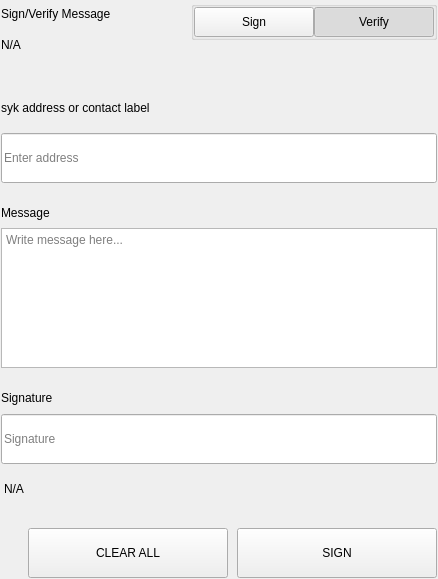
<?xml version="1.0" encoding="UTF-8"?>
<ui version="4.0">
 <class>SettingsSignMessageWidgets</class>
 <widget class="QWidget" name="SettingsSignMessageWidgets">
  <property name="geometry">
   <rect>
    <x>0</x>
    <y>0</y>
    <width>438</width>
    <height>579</height>
   </rect>
  </property>
  <property name="windowTitle">
   <string>Form</string>
  </property>
  <layout class="QVBoxLayout" name="verticalLayout">
   <property name="spacing">
    <number>0</number>
   </property>
   <property name="leftMargin">
    <number>0</number>
   </property>
   <property name="topMargin">
    <number>0</number>
   </property>
   <property name="rightMargin">
    <number>0</number>
   </property>
   <property name="bottomMargin">
    <number>0</number>
   </property>
   <item>
    <widget class="QWidget" name="left" native="true">
     <layout class="QVBoxLayout" name="verticalLayout_3">
      <property name="leftMargin">
       <number>0</number>
      </property>
      <property name="topMargin">
       <number>0</number>
      </property>
      <property name="rightMargin">
       <number>0</number>
      </property>
      <property name="bottomMargin">
       <number>0</number>
      </property>
      <item>
       <widget class="QWidget" name="container_sign" native="true">
        <layout class="QVBoxLayout" name="verticalLayout_2">
         <property name="spacing">
          <number>0</number>
         </property>
         <property name="leftMargin">
          <number>1</number>
         </property>
         <property name="topMargin">
          <number>1</number>
         </property>
         <property name="rightMargin">
          <number>1</number>
         </property>
         <property name="bottomMargin">
          <number>1</number>
         </property>
         <item>
          <layout class="QHBoxLayout" name="horizontalLayout_3" stretch="3,1">
           <property name="spacing">
            <number>40</number>
           </property>
           <item>
            <layout class="QVBoxLayout" name="verticalLayoutTitle">
             <property name="spacing">
              <number>5</number>
             </property>
             <item>
              <widget class="QLabel" name="labelTitle">
               <property name="text">
                <string>Sign/Verify Message</string>
               </property>
              </widget>
             </item>
             <item>
              <widget class="QLabel" name="labelSubtitle1">
               <property name="text">
                <string notr="true">N/A</string>
               </property>
               <property name="wordWrap">
                <bool>true</bool>
               </property>
              </widget>
             </item>
            </layout>
           </item>
           <item alignment="Qt::AlignRight|Qt::AlignTop">
            <widget class="QWidget" name="containerSwitch" native="true">
             <property name="styleSheet">
              <string notr="true">#containerSwitch{
	padding-top:9px;
}</string>
             </property>
             <layout class="QVBoxLayout" name="verticalLayout_6">
              <property name="spacing">
               <number>4</number>
              </property>
              <property name="leftMargin">
               <number>0</number>
              </property>
              <property name="topMargin">
               <number>0</number>
              </property>
              <property name="rightMargin">
               <number>0</number>
              </property>
              <property name="bottomMargin">
               <number>0</number>
              </property>
              <item alignment="Qt::AlignRight">
               <widget class="QGroupBox" name="groupBox">
                <property name="sizePolicy">
                 <sizepolicy hsizetype="Fixed" vsizetype="Preferred">
                  <horstretch>0</horstretch>
                  <verstretch>0</verstretch>
                 </sizepolicy>
                </property>
                <property name="title">
                 <string/>
                </property>
                <property name="alignment">
                 <set>Qt::AlignRight|Qt::AlignTop|Qt::AlignTrailing</set>
                </property>
                <layout class="QHBoxLayout" name="horizontalLayout_4">
                 <property name="spacing">
                  <number>0</number>
                 </property>
                 <property name="leftMargin">
                  <number>0</number>
                 </property>
                 <property name="topMargin">
                  <number>0</number>
                 </property>
                 <property name="rightMargin">
                  <number>0</number>
                 </property>
                 <property name="bottomMargin">
                  <number>0</number>
                 </property>
                 <item>
                  <widget class="QPushButton" name="pushSign">
                   <property name="minimumSize">
                    <size>
                     <width>120</width>
                     <height>30</height>
                    </size>
                   </property>
                   <property name="maximumSize">
                    <size>
                     <width>120</width>
                     <height>30</height>
                    </size>
                   </property>
                   <property name="focusPolicy">
                    <enum>Qt::NoFocus</enum>
                   </property>
                   <property name="text">
                    <string>Sign</string>
                   </property>
                   <property name="checkable">
                    <bool>true</bool>
                   </property>
                   <property name="autoExclusive">
                    <bool>true</bool>
                   </property>
                  </widget>
                 </item>
                 <item>
                  <widget class="QPushButton" name="pushVerify">
                   <property name="minimumSize">
                    <size>
                     <width>120</width>
                     <height>30</height>
                    </size>
                   </property>
                   <property name="maximumSize">
                    <size>
                     <width>120</width>
                     <height>30</height>
                    </size>
                   </property>
                   <property name="focusPolicy">
                    <enum>Qt::NoFocus</enum>
                   </property>
                   <property name="text">
                    <string>Verify</string>
                   </property>
                   <property name="checkable">
                    <bool>true</bool>
                   </property>
                   <property name="checked">
                    <bool>true</bool>
                   </property>
                   <property name="autoExclusive">
                    <bool>true</bool>
                   </property>
                  </widget>
                 </item>
                </layout>
               </widget>
              </item>
              <item alignment="Qt::AlignHCenter|Qt::AlignTop">
               <widget class="QLabel" name="labelSubtitleSwitch">
                <property name="text">
                 <string/>
                </property>
                <property name="alignment">
                 <set>Qt::AlignRight|Qt::AlignTrailing|Qt::AlignVCenter</set>
                </property>
               </widget>
              </item>
             </layout>
            </widget>
           </item>
          </layout>
         </item>
         <item>
          <spacer name="verticalSpacer_2">
           <property name="orientation">
            <enum>Qt::Vertical</enum>
           </property>
           <property name="sizeType">
            <enum>QSizePolicy::Fixed</enum>
           </property>
           <property name="sizeHint" stdset="0">
            <size>
             <width>20</width>
             <height>40</height>
            </size>
           </property>
          </spacer>
         </item>
         <item>
          <widget class="QWidget" name="containerAddress" native="true">
           <property name="sizePolicy">
            <sizepolicy hsizetype="Preferred" vsizetype="Fixed">
             <horstretch>0</horstretch>
             <verstretch>0</verstretch>
            </sizepolicy>
           </property>
           <layout class="QVBoxLayout" name="verticalLayout_5" stretch="0,0">
            <property name="spacing">
             <number>15</number>
            </property>
            <property name="leftMargin">
             <number>0</number>
            </property>
            <property name="topMargin">
             <number>0</number>
            </property>
            <property name="rightMargin">
             <number>0</number>
            </property>
            <property name="bottomMargin">
             <number>0</number>
            </property>
            <item>
             <widget class="QLabel" name="labelSubtitleAddress">
              <property name="minimumSize">
               <size>
                <width>0</width>
                <height>20</height>
               </size>
              </property>
              <property name="maximumSize">
               <size>
                <width>16777215</width>
                <height>20</height>
               </size>
              </property>
              <property name="text">
               <string>syk address or contact label</string>
              </property>
             </widget>
            </item>
            <item>
             <widget class="QLineEdit" name="addressIn_SM">
              <property name="minimumSize">
               <size>
                <width>0</width>
                <height>50</height>
               </size>
              </property>
              <property name="maximumSize">
               <size>
                <width>16777215</width>
                <height>50</height>
               </size>
              </property>
              <property name="placeholderText">
               <string>Enter address</string>
              </property>
             </widget>
            </item>
           </layout>
          </widget>
         </item>
         <item>
          <spacer name="verticalSpacer_3">
           <property name="orientation">
            <enum>Qt::Vertical</enum>
           </property>
           <property name="sizeType">
            <enum>QSizePolicy::Fixed</enum>
           </property>
           <property name="sizeHint" stdset="0">
            <size>
             <width>20</width>
             <height>20</height>
            </size>
           </property>
          </spacer>
         </item>
         <item>
          <layout class="QVBoxLayout" name="verticalLayout_9">
           <property name="spacing">
            <number>5</number>
           </property>
           <item>
            <widget class="QLabel" name="labelSubtitleMessage">
             <property name="minimumSize">
              <size>
               <width>0</width>
               <height>20</height>
              </size>
             </property>
             <property name="maximumSize">
              <size>
               <width>16777215</width>
               <height>20</height>
              </size>
             </property>
             <property name="text">
              <string>Message</string>
             </property>
            </widget>
           </item>
           <item>
            <widget class="QPlainTextEdit" name="messageIn_SM">
             <property name="minimumSize">
              <size>
               <width>0</width>
               <height>140</height>
              </size>
             </property>
             <property name="maximumSize">
              <size>
               <width>16777215</width>
               <height>140</height>
              </size>
             </property>
             <property name="placeholderText">
              <string>Write message here...</string>
             </property>
            </widget>
           </item>
          </layout>
         </item>
         <item>
          <spacer name="verticalSpacer_4">
           <property name="orientation">
            <enum>Qt::Vertical</enum>
           </property>
           <property name="sizeType">
            <enum>QSizePolicy::Fixed</enum>
           </property>
           <property name="sizeHint" stdset="0">
            <size>
             <width>20</width>
             <height>20</height>
            </size>
           </property>
          </spacer>
         </item>
         <item>
          <widget class="QWidget" name="widget" native="true">
           <property name="minimumSize">
            <size>
             <width>0</width>
             <height>75</height>
            </size>
           </property>
           <property name="maximumSize">
            <size>
             <width>16777215</width>
             <height>16777215</height>
            </size>
           </property>
           <layout class="QVBoxLayout" name="verticalLayout_4">
            <property name="leftMargin">
             <number>0</number>
            </property>
            <property name="topMargin">
             <number>0</number>
            </property>
            <property name="rightMargin">
             <number>0</number>
            </property>
            <property name="bottomMargin">
             <number>0</number>
            </property>
            <item>
             <widget class="QLabel" name="labelSubtitleSignature">
              <property name="minimumSize">
               <size>
                <width>0</width>
                <height>20</height>
               </size>
              </property>
              <property name="maximumSize">
               <size>
                <width>16777215</width>
                <height>20</height>
               </size>
              </property>
              <property name="text">
               <string>Signature</string>
              </property>
             </widget>
            </item>
            <item>
             <widget class="QLineEdit" name="signatureOut_SM">
              <property name="minimumSize">
               <size>
                <width>0</width>
                <height>50</height>
               </size>
              </property>
              <property name="placeholderText">
               <string>Signature</string>
              </property>
             </widget>
            </item>
           </layout>
          </widget>
         </item>
         <item>
          <widget class="QLabel" name="statusLabel_SM">
           <property name="styleSheet">
            <string notr="true">padding-top:5px;</string>
           </property>
           <property name="text">
            <string notr="true">N/A</string>
           </property>
          </widget>
         </item>
         <item>
          <spacer name="verticalSpacer">
           <property name="orientation">
            <enum>Qt::Vertical</enum>
           </property>
           <property name="sizeType">
            <enum>QSizePolicy::Fixed</enum>
           </property>
           <property name="sizeHint" stdset="0">
            <size>
             <width>20</width>
             <height>20</height>
            </size>
           </property>
          </spacer>
         </item>
         <item>
          <layout class="QHBoxLayout" name="horizontalLayout_7">
           <property name="spacing">
            <number>9</number>
           </property>
           <item>
            <spacer name="horizontalSpacer_5">
             <property name="orientation">
              <enum>Qt::Horizontal</enum>
             </property>
             <property name="sizeType">
              <enum>QSizePolicy::Expanding</enum>
             </property>
             <property name="sizeHint" stdset="0">
              <size>
               <width>40</width>
               <height>20</height>
              </size>
             </property>
            </spacer>
           </item>
           <item>
            <widget class="QPushButton" name="pushButtonClear">
             <property name="minimumSize">
              <size>
               <width>200</width>
               <height>50</height>
              </size>
             </property>
             <property name="focusPolicy">
              <enum>Qt::NoFocus</enum>
             </property>
             <property name="text">
              <string>CLEAR ALL</string>
             </property>
            </widget>
           </item>
           <item>
            <widget class="QPushButton" name="pushButtonSave">
             <property name="minimumSize">
              <size>
               <width>200</width>
               <height>50</height>
              </size>
             </property>
             <property name="maximumSize">
              <size>
               <width>200</width>
               <height>50</height>
              </size>
             </property>
             <property name="focusPolicy">
              <enum>Qt::NoFocus</enum>
             </property>
             <property name="text">
              <string>SIGN</string>
             </property>
            </widget>
           </item>
          </layout>
         </item>
        </layout>
       </widget>
      </item>
     </layout>
    </widget>
   </item>
  </layout>
 </widget>
 <resources/>
 <connections/>
</ui>
